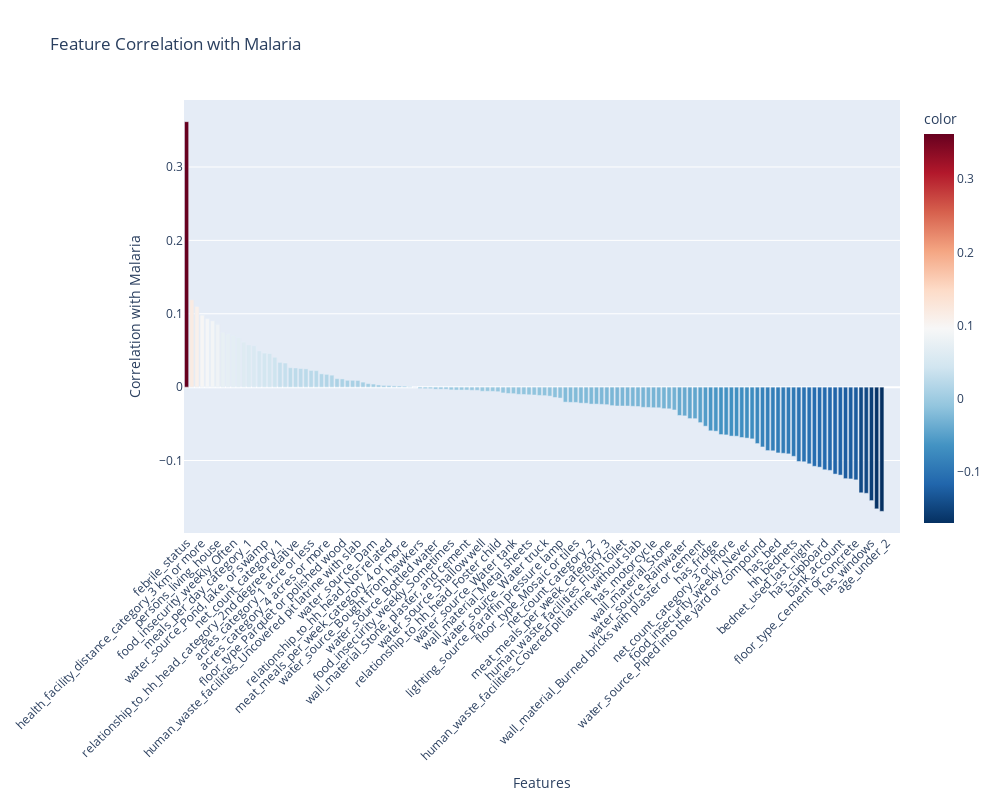

The notebook cell saved with this chart:
### Code cell
# Interactive bar chart of feature correlations with malaria
fig = px.bar(
    x=correlation_with_malaria.index,
    y=correlation_with_malaria.values,
    labels={'x': "Features", 'y': "Correlation with Malaria"},
    title="Feature Correlation with Malaria",
    color=correlation_with_malaria.values,
    color_continuous_scale="RdBu_r"
)

fig.update_layout(xaxis_tickangle=-45, width=1000, height=800)
fig.show()

### Figure 1 — Plotly figure (JSON) as saved in the notebook; plotly's stock layout.template omitted (floating-point values rounded to 4 significant figures; data arrays with more than 128 entries replaced by an {"elided": "..."} marker saying what was removed)
{"data": [{"alignmentgroup": "True", "hovertemplate": "Features=%{x}<br>Correlation with Malaria=%{y}<br>color=%{marker.color}<extra></extra>", "legendgroup": "", "marker": {"color": {"elided": "138 float values"}, "coloraxis": "coloraxis", "pattern": {"shape": ""}}, "name": "", "offsetgroup": "", "orientation": "v", "showlegend": false, "textposition": "auto", "type": "bar", "x": {"elided": "138 str values"}, "xaxis": "x", "y": {"elided": "138 float values"}, "yaxis": "y"}], "layout": {"barmode": "relative", "coloraxis": {"colorbar": {"title": {"text": "color"}}, "colorscale": [[0, "rgb(5,48,97)"], [0.1, "rgb(33,102,172)"], [0.2, "rgb(67,147,195)"], [0.3, "rgb(146,197,222)"], [0.4, "rgb(209,229,240)"], [0.5, "rgb(247,247,247)"], [0.6, "rgb(253,219,199)"], [0.7, "rgb(244,165,130)"], [0.8, "rgb(214,96,77)"], [0.9, "rgb(178,24,43)"], [1, "rgb(103,0,31)"]]}, "height": 800, "legend": {"tracegroupgap": 0}, "title": {"text": "Feature Correlation with Malaria"}, "width": 1000, "xaxis": {"anchor": "y", "autorange": true, "domain": [0, 1], "range": [-0.5, 137.5], "tickangle": -45, "title": {"text": "Features"}, "type": "category"}, "yaxis": {"anchor": "x", "autorange": true, "domain": [0, 1], "range": [-0.1988, 0.3913], "title": {"text": "Correlation with Malaria"}, "type": "linear"}}}
